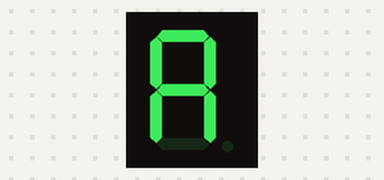
A sketch run on a simulated Arduino Uno, built with avr-gcc and run on an emulated ATmega328P. Shown: 1-digit seven-segment display. Wiring (inferred from the names in the program): 1-digit 7-segment display, segments lit when HIGH: segments pin 8, pin 7, pin 6, pin 5, pin 4, pin 3, pin 2. The segment pins are drawn as the display they are named for.

Above: at 0.1 s.
At 1.1 s:
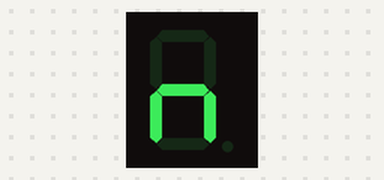
At 2.1 s:
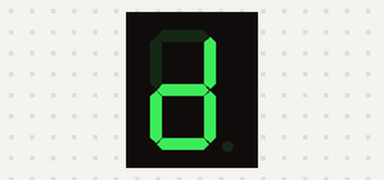
At 3.1 s:
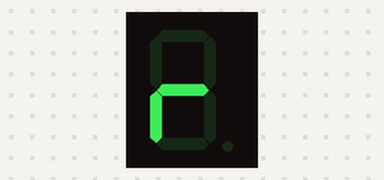
At 4.1 s:
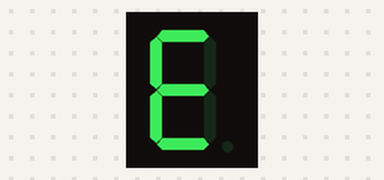
At 5.1 s:
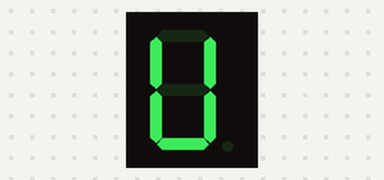

Measured:
- by itself, everything shown: repeats every 6.0 s, in 6 steps
- what the display in image 1 shows lasts 1.0 s, from 1.0 s to 2.0 s

The sketch:

7Segments_3.ino
```cpp
/****************************************************************
**                           TÍTOL:                            **
**                      7 Segments Nom                         **
**                                                             **
**  NOM:Andreu Burgués Chiva                  DATA: 17/01/2020 **
****************************************************************/
//************************ INCLUDE ******************************


//*********************** VARIABLES *****************************
//Asignar els pins segons l'ordre estandar del display de 7 segments
const int A = 8;
const int B = 7;
const int C = 6;
const int D = 5;
const int E = 4;
const int F = 3;
const int G = 2;

unsigned int Delay = 1000;


//************************* SETUP *******************************
void setup() {              // configura el final de sortida
  //Asignar els pins com a sortida
  pinMode (A, OUTPUT);
  pinMode (B, OUTPUT);
  pinMode (C, OUTPUT);
  pinMode (D, OUTPUT);
  pinMode (E, OUTPUT);
  pinMode (F, OUTPUT);
  pinMode (G, OUTPUT);
}

//************************** LOOP *******************************
void loop() {                // inicia el bucle del programa
  //Fer un A
  digitalWrite (A, HIGH);
  digitalWrite (B, HIGH);
  digitalWrite (C, HIGH);
  digitalWrite (D, LOW);
  digitalWrite (E, HIGH);
  digitalWrite (F, HIGH);
  digitalWrite (G, HIGH);
  delay (Delay);

  //Fer un N
  digitalWrite (A, LOW);
  digitalWrite (B, LOW);
  digitalWrite (C, HIGH);
  digitalWrite (D, LOW);
  digitalWrite (E, HIGH);
  digitalWrite (F, LOW);
  digitalWrite (G, HIGH);
  delay (Delay);

  //Fer un D
  digitalWrite (A, LOW);
  digitalWrite (B, HIGH);
  digitalWrite (C, HIGH);
  digitalWrite (D, HIGH);
  digitalWrite (E, HIGH);
  digitalWrite (F, LOW);
  digitalWrite (G, HIGH);
  delay (Delay);

  //Fer un R
  digitalWrite (A, LOW);
  digitalWrite (B, LOW);
  digitalWrite (C, LOW);
  digitalWrite (D, LOW);
  digitalWrite (E, HIGH);
  digitalWrite (F, LOW);
  digitalWrite (G, HIGH);
  delay (Delay);

  //Fer un E
  digitalWrite (A, HIGH);
  digitalWrite (B, LOW);
  digitalWrite (C, LOW);
  digitalWrite (D, HIGH);
  digitalWrite (E, HIGH);
  digitalWrite (F, HIGH);
  digitalWrite (G, HIGH);
  delay (Delay);

  //Fer un U
  digitalWrite (A, LOW);
  digitalWrite (B, HIGH);
  digitalWrite (C, HIGH);
  digitalWrite (D, HIGH);
  digitalWrite (E, HIGH);
  digitalWrite (F, HIGH);
  digitalWrite (G, LOW);
  delay (Delay);
}

//************************* FUNCIONS ****************************
```
